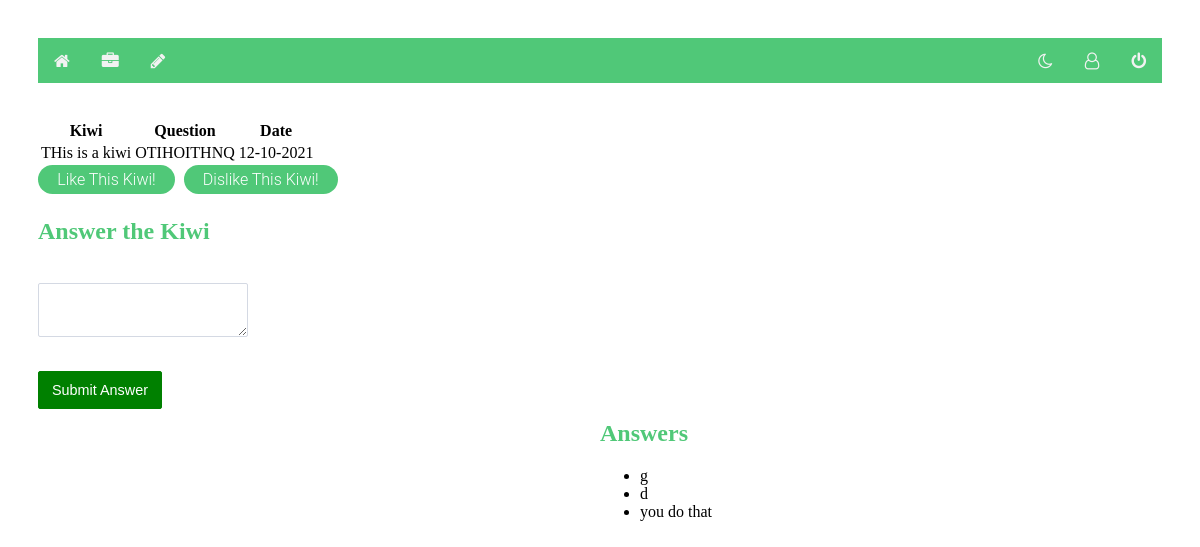
Screenshot of /notes/1 (signed in) with the database file from the repository.
### models.py (models this page shows, shortened)
class Comment(db.Model):
    id = db.Column(db.Integer, primary_key=True)
    date_posted = db.Column(db.DateTime, nullable=False)
    content = db.Column(db.VARCHAR, nullable=False)
    note_id = db.Column(db.Integer, db.ForeignKey("note.id"), nullable=False)
    user_id = db.Column(db.Integer, db.ForeignKey("user.id"), nullable=False)

class Note(db.Model):
    id = db.Column("id", db.Integer, primary_key=True)
    title = db.Column("title", db.String(200))
    text = db.Column("text", db.String(100))
    date = db.Column("date", db.String(50))
    user_id = db.Column(db.Integer,db.ForeignKey("user.id"), nullable = False)
    comments = db.relationship("Comment", backref="note",cascade = "all, delete-orphan", lazy=True)
    score = db.Column("score", db.Integer)
    votes = db.Column("totalVotes", db.Integer)

### flask06.py (the view)
@app.route('/notes/<note_id>')
def get_note(note_id):
    if session.get('user'):
        my_notes = db.session.query(Note).filter_by(id=note_id).one()
        form = CommentForm()
        return render_template('note.html', note=my_notes, user=session['user'], form=form)
    else:
        return redirect(url_for('login'))

### forms.py
class CommentForm(FlaskForm):
    class Meta:
        csrf = False
    comment = TextAreaField('Comment', validators=[Length(min=1)])
    submit = SubmitField('Submit Answer')

class SearchForm(FlaskForm):
    results = StringField('Results', validators=[DataRequired()])
    submit = SubmitField("Submit")

### flask06.py (called while the page is built)
@app.context_processor
def base():
    form = SearchForm()
    return dict(form=form)

### templates/note.html (shortened to what this page needs)
<!DOCTYPE html>
<html lang="en">
    <head>
        <link rel="stylesheet" href="{{ url_for('static', filename='main.css') }}">
        <link rel="stylesheet" href="{{ url_for('static', filename='forms.css') }}">
        <link rel="stylesheet" href="https://cdnjs.cloudflare.com/ajax/libs/font-awesome/4.7.0/css/font-awesome.css">
    </head>
    <div class="topnav">
        <nav>
            {% if user %}
            <a class="fa fa-home" href="{{url_for('index')}}"></a>
            <a class="fa fa-briefcase"href="{{url_for('get_notes')}}"></a>
            <a class="fa fa-pencil"href="{{url_for('new_note')}}"></a>
            <div class="topnav-right">
                <a class="fa fa-moon-o" onclick="myFunction()"></a>
                <a class="fa fa-user-o"href="{{url_for('get_accounts')}}"></a>
                <a class="fa fa-power-off" href="{{url_for('logout')}}"></a></div>
            {% else %}
            <a href="{{url_for('login')}}">Login</a>
            <a href="{{url_for('register')}}">Register</a>
            {% endif %}
        </nav>
    </div>
    <body>
     <div class="commentsection">
        {% if note.comments %}
    {% if note.comments|length > 0 %}
        <h2>Answers</h2>
        <ul>
        {% for comment in note.comments %}
            <li>{{ comment.content }}</li>
        {% endfor %}
        </ul>
    {% endif %}
{% endif %}
        </div>
        <table>
            <tr>
                <th>Kiwi</th>
                <th>Question</th>
                <th>Date</th>
            </tr>
            <tr>
                <td>{{ note.title }}</td>
                <br>
                <td>{{ note.text }}</td>
                <br>
                <td>{{ note.date }}</td>
            </tr>
        </table>
                <td><a class="button3" href="{{ url_for('voteLike', note_id=note.id) }}">Like This Kiwi!</a>
                <td><a class="button3" href="{{ url_for('voteDislike', note_id=note.id) }}">Dislike This Kiwi!</a>
                </td>
<form action="{{ url_for('new_comment', note_id=note.id) }}" method="post">
    <div>
    <h2>Answer the Kiwi</h2>
        <div class="form-field">
            <br/> {{ form.comment }}
        </div>
    {{ form.submit }}
    </div>
</form>
    </body>
</html>

### static/main.css (style rules this page uses)
body { padding: 30px 30px; background: light grey; }
h2 { color: #50C878; }
.topnav { background-color: #50C878; overflow: hidden; }
.topnav a { float: left; color: #f2f2f2; text-align: center; padding: 14px 16px; text-decoration: none; font-size: 17px; }
.topnav-right { float: right; }
a.button3 { display:inline-block; padding:0.3em 1.2em; margin:0 0.3em 0.3em 0; border-radius:2em; box-sizing: border-box; text-decoration:none; font-family:'Roboto',sans-serif; font-weight:300; color:#FFFFFF; background-color: #50C878; text-align:center; transition: all 0.2s; }
.commentsection { position: absolute; top: 50%; left: 50%; }

### static/forms.css (style rules this page uses)
form { width: 100%; }
.form-field { position: relative; }
input, textarea { padding: 10px 13px; margin-bottom: 15px; border-radius: 2px; border: 1px solid #d4d9e3; font-weight: 200; color: #4d5060; font-family: 'Poppins', sans-serif; font-size: .9em; }
input[type="submit"] { background: green; border: 0; color: white; border-radius: 2px; margin-top: 15px; font-weight: 400; border: 1px solid green; transition: all .3s ease-out; }

### rows the page displays
Comment: content "g"
Comment: content "d"
Comment: content "you do that"
Note: title "THis is a kiwi", text "OTIHOITHNQ", date "12-10-2021"
